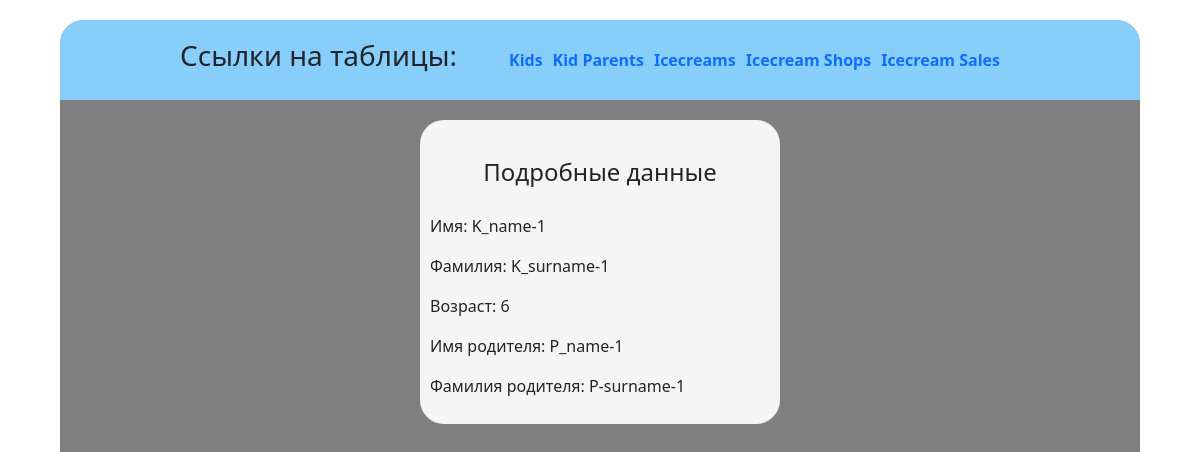
/info/kid-k_name-1-k_surname-1/, run on the app's committed database.
### main/models.py (models this page shows, shortened)
class Human(models.Model):
    name = models.CharField('Name', max_length=50)
    surname = models.CharField('Surname', max_length=50)
    age = models.PositiveIntegerField('Age')
    class Meta:
        abstract = True
        ordering = ['id']

class Kid(Human):
    parent = models.ForeignKey('KidParent', on_delete=models.CASCADE, null=True, verbose_name='Parent')
    slug = models.SlugField(max_length=255, null=True, unique=True, blank=True)

class KidParent(Human):
    slug = models.SlugField(max_length=255, null=True, unique=True, blank=True)

### main/views.py (the view)
# urls.py: path('info/<slug:info_slug>/', views.info_page, name='info_page')
def info_page(request, info_slug):
    data = None
    anchor = None
    for find in [Kid, KidParent, Icecream, IcecreamShop, IcecreamSale]:
        if not data:
            anchor = find._meta.db_table
            data = find.objects.filter(slug=info_slug)
    return render(request, 'main/index_info.html', {'data': data[0], 'anchor': anchor})

### templates/main/index_info.html (shortened to what this page needs)
{% extends 'main/layout.html' %}
{% block content %}
    {% if anchor == 'main_kidparent' %}
        <div class="description">
            <h4>Подробные данные</h4>
            <p>Имя: {{ data.name }}</p>
            <p>Фамилия: {{ data.surname }}</p>
            <p>Возраст: {{ data.age }}</p>
        </div>
    {% elif anchor == 'main_kid' %}
        <div class="description">
            <h4>Подробные данные</h4>
            <p>Имя: {{ data.name }}</p>
            <p>Фамилия: {{ data.surname }}</p>
            <p>Возраст: {{ data.age }}</p>
            <p>Имя родителя: {{ data.parent.name }}</p>
            <p>Фамилия родителя: {{ data.parent.surname }}</p>
        </div>
    {% elif anchor == 'main_icecream' %}
        <div class="description">
            <h4>Подробные данные</h4>
            <p>Название мороженого: {{ data.name }}</p>
        </div>
    {% endif %}
{% endblock %}

### static/main/css/main.css (style rules this page uses)
body { display: flex; }
.description { margin: 0 auto; width: 30vw; min-height: 38vh; display: flex; flex-direction: column; background: whitesmoke; border-radius: 24px; padding: 10px; }
.info_card h4, .description h4 { margin: auto; }

### data on the page
Kid: name "K_name-1", surname "K_surname-1", age "6", parent.name "P_name-1", parent.surname "P-surname-1"
